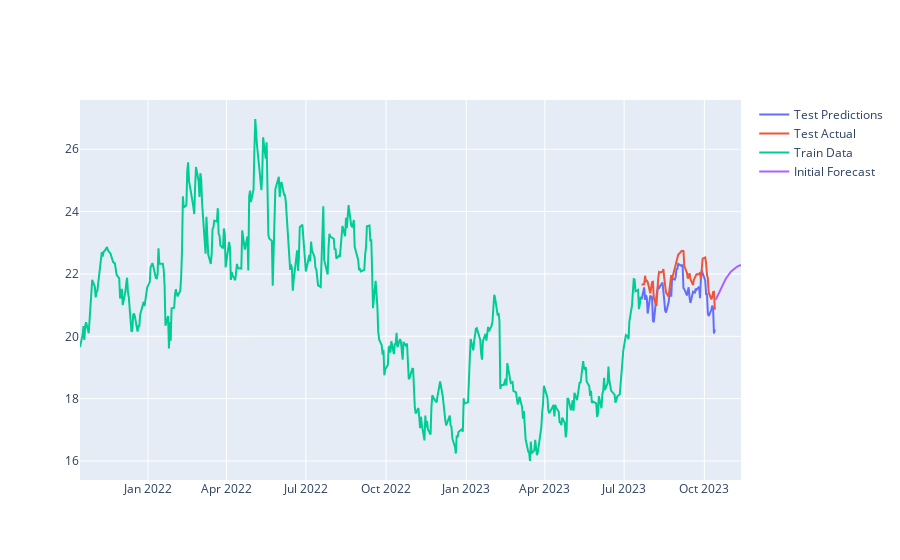
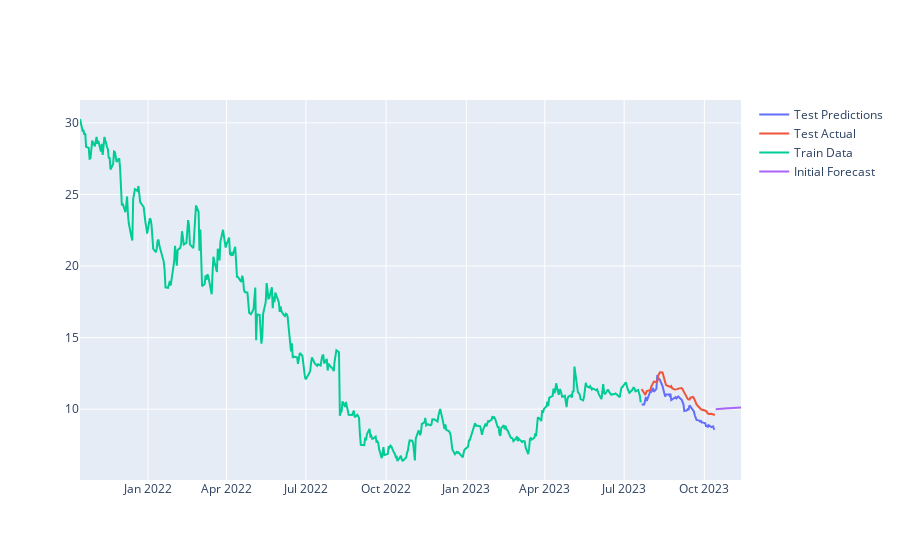
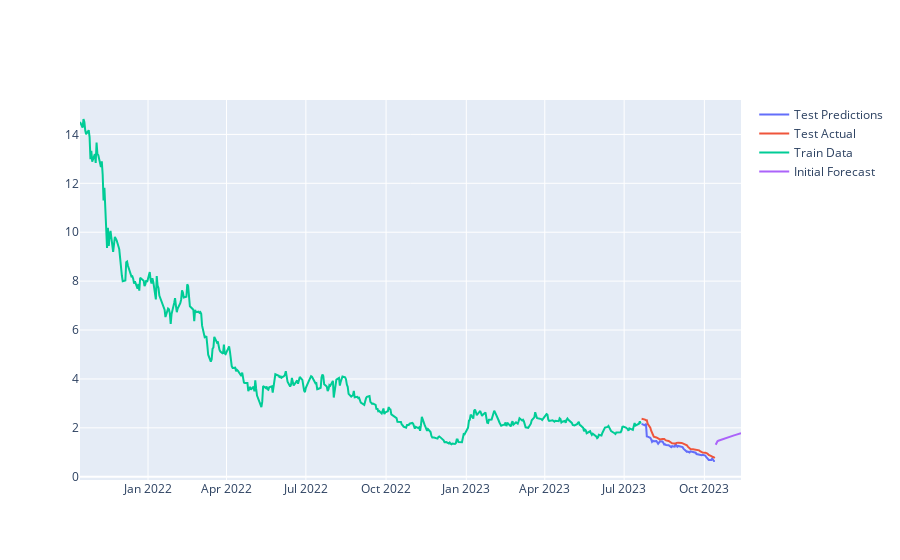

Notebook source saved alongside these figures, in order:
### Code cell
for stock,p in preds.items():
    train,predicted,test=p[0],p[1],p[2]
    results=forecasts[stock]
    test['Predicted']=predicted
    
    # Create a figure
    fig = go.Figure()

    # Plot the test predictions
    fig.add_trace(go.Scatter(x=test.index, y=test['Close'], mode='lines', name='Test Predictions'))
    fig.add_trace(go.Scatter(x=test.index, y=test['Predicted'], mode='lines', name='Test Data'))

    # Plot the train data
    fig.add_trace(go.Scatter(x=train.index, y=train['Close'], mode='lines', name='Train Data'))

    # Plot the initial forecast
    fig.add_trace(go.Scatter(x=results.index, y=results['Forecast'], mode='lines', name='30 Day Forecast'))
    
    fig.update_layout(title="Connected Line Chart", xaxis_title="Date", yaxis_title="Value")

    fig.show()
